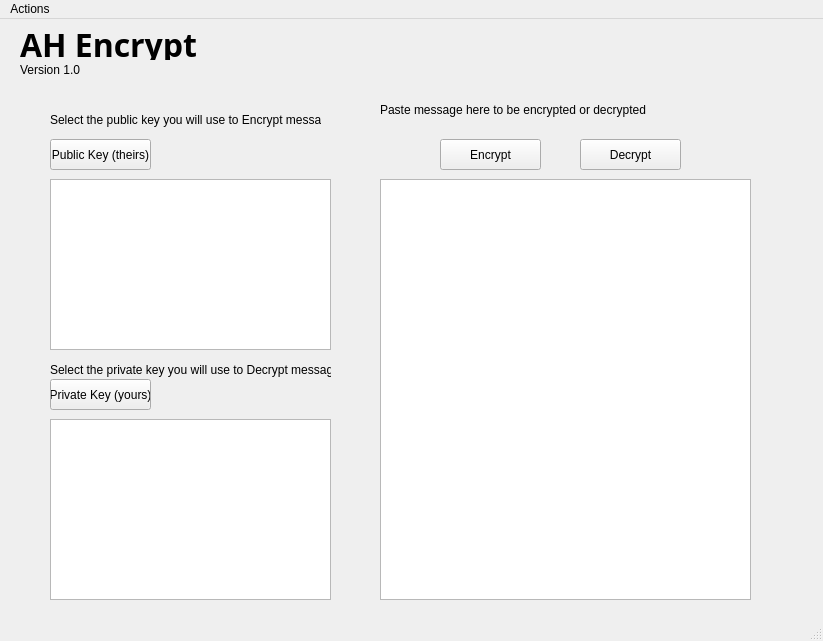
<?xml version="1.0" encoding="UTF-8"?>
<ui version="4.0">
 <class>MainWindow</class>
 <widget class="QMainWindow" name="MainWindow">
  <property name="geometry">
   <rect>
    <x>0</x>
    <y>0</y>
    <width>823</width>
    <height>641</height>
   </rect>
  </property>
  <property name="windowTitle">
   <string>AH Encrypt</string>
  </property>
  <widget class="QWidget" name="centralwidget">
   <widget class="QPushButton" name="pushButtonPublicKeySelect">
    <property name="geometry">
     <rect>
      <x>50</x>
      <y>120</y>
      <width>101</width>
      <height>31</height>
     </rect>
    </property>
    <property name="toolTip">
     <string>This should be a key your partner sends to you. Its used to encrypt messages that only they can decrypt.</string>
    </property>
    <property name="text">
     <string>Public Key (theirs)</string>
    </property>
   </widget>
   <widget class="QPushButton" name="pushButtonPrivateKeySelect">
    <property name="geometry">
     <rect>
      <x>50</x>
      <y>360</y>
      <width>101</width>
      <height>31</height>
     </rect>
    </property>
    <property name="toolTip">
     <string>This is a keep you keep secret. Its used to decrypt messages your partner encrypts with your public key. </string>
    </property>
    <property name="text">
     <string>Private Key (yours)</string>
    </property>
   </widget>
   <widget class="QPushButton" name="pushButtonEncrypt">
    <property name="geometry">
     <rect>
      <x>440</x>
      <y>120</y>
      <width>101</width>
      <height>31</height>
     </rect>
    </property>
    <property name="text">
     <string>Encrypt</string>
    </property>
   </widget>
   <widget class="QPushButton" name="pushButtonDecrypt">
    <property name="geometry">
     <rect>
      <x>580</x>
      <y>120</y>
      <width>101</width>
      <height>31</height>
     </rect>
    </property>
    <property name="text">
     <string>Decrypt</string>
    </property>
   </widget>
   <widget class="QTextEdit" name="textEditPublicKey">
    <property name="geometry">
     <rect>
      <x>50</x>
      <y>160</y>
      <width>281</width>
      <height>171</height>
     </rect>
    </property>
   </widget>
   <widget class="QTextEdit" name="textEditPrivateKey">
    <property name="geometry">
     <rect>
      <x>50</x>
      <y>400</y>
      <width>281</width>
      <height>181</height>
     </rect>
    </property>
   </widget>
   <widget class="QTextEdit" name="textEditEncrypt">
    <property name="geometry">
     <rect>
      <x>380</x>
      <y>160</y>
      <width>371</width>
      <height>421</height>
     </rect>
    </property>
   </widget>
   <widget class="QLabel" name="label">
    <property name="geometry">
     <rect>
      <x>20</x>
      <y>10</y>
      <width>211</width>
      <height>31</height>
     </rect>
    </property>
    <property name="font">
     <font>
      <family>MS PGothic</family>
      <pointsize>24</pointsize>
      <weight>75</weight>
      <bold>true</bold>
     </font>
    </property>
    <property name="text">
     <string>AH Encrypt</string>
    </property>
   </widget>
   <widget class="QLabel" name="label_2">
    <property name="geometry">
     <rect>
      <x>20</x>
      <y>40</y>
      <width>131</width>
      <height>21</height>
     </rect>
    </property>
    <property name="text">
     <string>Version 1.0</string>
    </property>
   </widget>
   <widget class="QLabel" name="label_3">
    <property name="geometry">
     <rect>
      <x>50</x>
      <y>90</y>
      <width>271</width>
      <height>21</height>
     </rect>
    </property>
    <property name="toolTip">
     <string/>
    </property>
    <property name="text">
     <string>Select the public key you will use to Encrypt messages</string>
    </property>
   </widget>
   <widget class="QLabel" name="label_4">
    <property name="geometry">
     <rect>
      <x>50</x>
      <y>340</y>
      <width>281</width>
      <height>21</height>
     </rect>
    </property>
    <property name="text">
     <string>Select the private key you will use to Decrypt messages</string>
    </property>
   </widget>
   <widget class="QLabel" name="label_5">
    <property name="geometry">
     <rect>
      <x>380</x>
      <y>80</y>
      <width>361</width>
      <height>21</height>
     </rect>
    </property>
    <property name="text">
     <string>Paste message here to be encrypted or decrypted</string>
    </property>
   </widget>
  </widget>
  <widget class="QMenuBar" name="menubar">
   <property name="geometry">
    <rect>
     <x>0</x>
     <y>0</y>
     <width>823</width>
     <height>21</height>
    </rect>
   </property>
   <widget class="QMenu" name="menuActions">
    <property name="title">
     <string>Actions</string>
    </property>
    <addaction name="actionInstructions"/>
    <addaction name="actionGenerate_New_Key_Pair"/>
   </widget>
   <addaction name="menuActions"/>
  </widget>
  <widget class="QStatusBar" name="statusbar"/>
  <action name="actionGenerate_New_Key_Pair">
   <property name="text">
    <string>Generate New Key Pair</string>
   </property>
  </action>
  <action name="actionInstructions">
   <property name="text">
    <string>Instructions</string>
   </property>
   <property name="toolTip">
    <string>How do I use this program?</string>
   </property>
   <property name="menuRole">
    <enum>QAction::TextHeuristicRole</enum>
   </property>
  </action>
  <action name="actionRandomThing">
   <property name="text">
    <string>RandomThing</string>
   </property>
  </action>
 </widget>
 <resources/>
 <connections>
  <connection>
   <sender>pushButtonPublicKeySelect</sender>
   <signal>clicked()</signal>
   <receiver>MainWindow</receiver>
   <slot>setPublicKey()</slot>
   <hints>
    <hint type="sourcelabel">
     <x>136</x>
     <y>151</y>
    </hint>
    <hint type="destinationlabel">
     <x>226</x>
     <y>144</y>
    </hint>
   </hints>
  </connection>
  <connection>
   <sender>pushButtonPrivateKeySelect</sender>
   <signal>clicked()</signal>
   <receiver>MainWindow</receiver>
   <slot>setPrivateKey()</slot>
   <hints>
    <hint type="sourcelabel">
     <x>122</x>
     <y>391</y>
    </hint>
    <hint type="destinationlabel">
     <x>211</x>
     <y>388</y>
    </hint>
   </hints>
  </connection>
  <connection>
   <sender>pushButtonEncrypt</sender>
   <signal>clicked()</signal>
   <receiver>MainWindow</receiver>
   <slot>encryptMainWindo()</slot>
   <hints>
    <hint type="sourcelabel">
     <x>476</x>
     <y>160</y>
    </hint>
    <hint type="destinationlabel">
     <x>405</x>
     <y>145</y>
    </hint>
   </hints>
  </connection>
  <connection>
   <sender>pushButtonDecrypt</sender>
   <signal>clicked()</signal>
   <receiver>MainWindow</receiver>
   <slot>decryptMainWindo()</slot>
   <hints>
    <hint type="sourcelabel">
     <x>664</x>
     <y>154</y>
    </hint>
    <hint type="destinationlabel">
     <x>757</x>
     <y>148</y>
    </hint>
   </hints>
  </connection>
 </connections>
 <slots>
  <slot>setPublicKey()</slot>
  <slot>setPrivateKey()</slot>
  <slot>encryptMainWindo()</slot>
  <slot>decryptMainWindo()</slot>
 </slots>
</ui>
